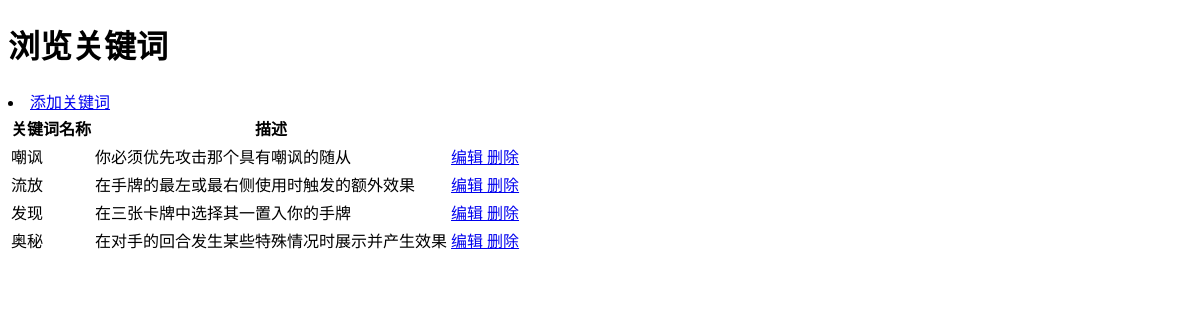
Page /keyword_list on the earlier database version.
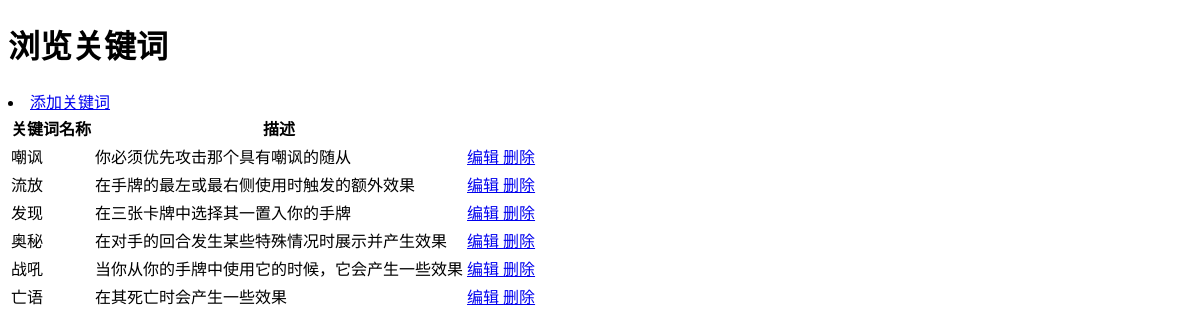
Same page on the later database version.
### Hs/models.py (models this page shows, shortened)
class Keyword(models.Model):
    name = models.CharField('关键词名称', max_length=64)
    description = models.CharField('描述', max_length=64)
    class Meta:
        verbose_name = '关键词'
        verbose_name_plural = verbose_name

### Hs/views.py (the view)
# urls.py: path('keyword_list', views.keyword_list, name='keyword_list'),
def keyword_list(request):
    keyword = models.Keyword.objects.all()
    return render(request, 'Hs/keyword_list.html', {'keyword_list': keyword})

### templates/Hs/keyword_list.html (shortened to what this page needs)
{% load static %}
<!doctype html>
<html>
<head>
    <link href="{% static 'CSS/cards.css' %}" type="text/css" rel="stylesheet">
</head>
<body>
    <h1>浏览关键词</h1>
    <li><a href="{% url 'Hs:keyword_add' %}" target="_blank">添加关键词</a></li>
    <table class="table table-striped table-bordered">
        <thead>
        <tr>
            <th>关键词名称</th>
            <th>描述</th>
        </tr>
        </thead>
        <tbody>
        {% for keyword in keyword_list %}
            <tr>
                <td>{{ keyword.name }}</td>
                <td>{{ keyword.description }}</td>
                <td class="text-center">
                    <a class="btn btn-info btn-sm" href="/keyword_edit/?name={{ keyword.name }}">编辑
                    </a>
                    <a class="btn btn-danger btn-sm" href="/keyword_drop/?name={{ keyword.name }}">删除
                    </a>
                </td>
            </tr>
        {% endfor %}
        </tbody>
    </table>
</body>
</html>

Differences in the rows shown:
added Keyword: name "战吼", description "当你从你的手牌中使用它的时候，它会产生一些效果"
added Keyword: name "亡语", description "在其死亡时会产生一些效果"
